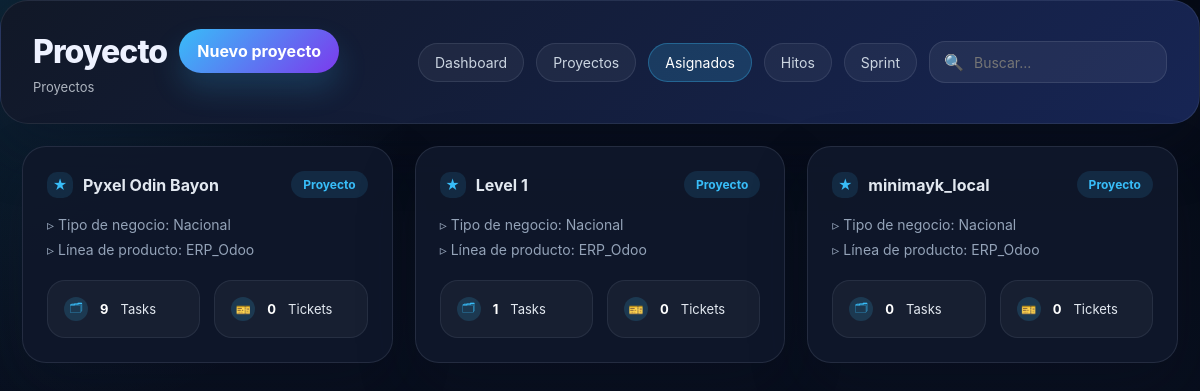
The app's page /app/project?filter=assigned (signed in) with its own data.
### tables this page shows
CREATE TABLE projects (
        id INTEGER PRIMARY KEY,
        name TEXT NOT NULL,
        owner_email TEXT,
        assigned_emails TEXT,
        tasks_count INTEGER DEFAULT 0,
        tickets_count INTEGER DEFAULT 0
    );

### app.py (the view, shortened to what this page needs)
@app.route('/app/<name>')
def open_app(name):
    if 'user' not in session:
        return redirect(url_for('login'))
    if name == 'project':
        filter_by = request.args.get('filter', 'all')
        user_email = session.get('user')
        conn = sqlite3.connect(DB_PATH)
        cur = conn.cursor()
        if filter_by == 'assigned':
            cur.execute("SELECT id, name, owner_email, assigned_emails, tasks_count, tickets_count FROM projects WHERE assigned_emails LIKE ? OR owner_email = ?",('%' + user_email + '%', user_email))
        elif filter_by == 'hitos':
            cur.execute("SELECT DISTINCT p.id, p.name, p.owner_email, p.assigned_emails, p.tasks_count, p.tickets_count FROM projects p JOIN tasks t ON t.project_id = p.id WHERE t.milestone != ''")
        elif filter_by == 'sprint':
            cur.execute("SELECT DISTINCT p.id, p.name, p.owner_email, p.assigned_emails, p.tasks_count, p.tickets_count FROM projects p JOIN tasks t ON t.project_id = p.id WHERE t.sprint != ''")
        else:
            cur.execute('SELECT id, name, owner_email, assigned_emails, tasks_count, tickets_count FROM projects')
        projects = [dict(id=r[0], name=r[1], owner=r[2], assigned=r[3], tasks=r[4], tickets=r[5]) for r in cur.fetchall()]
        conn.close()
        return render_template('project_list.html', projects=projects, filter_by=filter_by)

### templates/project_list.html (shortened to what this page needs)
<!doctype html>
<html lang="es">
  <head>
    <link rel="stylesheet" href="/static/css/odoo_login.css">
  </head>
  <body>
    <div class="page-header">
      <div>
        <div style="display:flex;align-items:center;gap:12px;">
          <div class="page-title">Proyecto</div>
          <a href="{{ url_for('create_project') }}" class="btn-create">Nuevo proyecto</a>
        </div>
        <div class="page-breadcrumb">Proyectos</div>
      </div>
      <div class="page-actions">
        <a class="action-pill" href="/dashboard">Dashboard</a>
        <a class="action-pill{% if filter_by == 'all' %} active{% endif %}" href="/app/project?filter=all">Proyectos</a>
        <a class="action-pill{% if filter_by == 'assigned' %} active{% endif %}" href="/app/project?filter=assigned">Asignados</a>
        <a class="action-pill{% if filter_by == 'hitos' %} active{% endif %}" href="/app/project?filter=hitos">Hitos</a>
        <a class="action-pill{% if filter_by == 'sprint' %} active{% endif %}" href="/app/project?filter=sprint">Sprint</a>
        <div class="search-box">
          <span style="margin-right:8px;">🔍</span>
          <input type="search" placeholder="Buscar..." />
        </div>
      </div>
    </div>
    <div class="projects-grid">
      {% for p in projects %}
      <a href="/project/{{ p.id }}" class="proj-card">
        <div class="proj-header">
          <div class="proj-label"><span>★</span>{{ p.name }}</div>
          <div class="project-header-actions"><span class="project-tag">Proyecto</span></div>
        </div>
        <div class="proj-meta"><span>▹</span> Tipo de negocio: Nacional<br/><span>▹</span> Línea de producto: ERP_Odoo</div>
        <div class="proj-booster">
          <div class="proj-stat"><span class="icon">🗂</span><strong>{{ p.tasks }}</strong> Tasks</div>
          <div class="proj-stat"><span class="icon">🎫</span><strong>{{ p.tickets }}</strong> Tickets</div>
        </div>
      </a>
      {% endfor %}
    </div>
  </body>
</html>

### static/css/odoo_login.css (style rules this page uses)
:root { --bg:#060b18; --surface:#111827; --surface-soft:#16213e; --surface-softest:#1f2a49; --text:#f8fafc; --text-muted:#94a3b8; --accent:#7c3aed; --accent-soft:#60a5fa; --border:rgba(148,163,184,0.18); --card:#111827; --shadow:0 32px 90px rgba(0,0,0,0.35); }
* { box-sizing:border-box }
body { font-family:Inter, system-ui, -apple-system, BlinkMacSystemFont, 'Segoe UI', sans-serif;min-height:100vh;margin:0;background:radial-gradient(circle at top left, rgba(56,189,248,0.14), transparent 30%),radial-gradient(circle at bottom right, rgba(124,58,237,0.16), transparent 28%),linear-gradient(180deg,#050a14,#0b1226);color:var(--text) }
button, input, select, textarea { font:inherit }
a { color:inherit;text-decoration:none }
.page-actions { display:flex;align-items:center;gap:12px;flex-wrap:wrap }

### templates/project_list.html (style rules this page uses)
.page-header { background:linear-gradient(135deg,#111827,#172554);color:#eef2ff;padding:28px 32px;border-radius:28px;display:flex;align-items:center;justify-content:space-between;gap:16px;box-shadow:0 24px 60px rgba(15,23,42,0.32);border:1px solid rgba(148,163,184,0.14) }
.page-title { font-size:2rem;font-weight:800;letter-spacing:-.03em;margin:0 }
.page-breadcrumb { font-size:13px;color:rgba(226,232,240,0.75);margin-top:6px }
.page-actions { display:flex;align-items:center;flex-wrap:wrap;gap:12px }
.action-pill { background:rgba(255,255,255,0.05);border:1px solid rgba(148,163,184,0.16);border-radius:999px;padding:10px 16px;color:#cbd5e1;font-size:14px;text-decoration:none;transition:all .18s ease }
.action-pill.active { background:rgba(56,189,248,0.18);border-color:rgba(56,189,248,0.32);color:#fff }
.search-box { display:flex;align-items:center;background:rgba(255,255,255,0.06);border:1px solid rgba(148,163,184,0.18);border-radius:16px;padding:10px 14px;color:#cbd5e1 }
.search-box input { border:none;outline:none;width:180px;font-size:14px;background:transparent;color:#eef2ff }
.btn-create { background:linear-gradient(135deg,#38bdf8,#7c3aed);color:#fff;padding:12px 18px;border-radius:999px;text-decoration:none;font-weight:700;border:none;box-shadow:0 16px 30px rgba(56,189,248,0.18) }
.projects-grid { display:grid;grid-template-columns:repeat(auto-fit,minmax(280px,1fr));gap:22px;padding:22px }
.proj-card { background:rgba(15,23,42,0.96);border:1px solid rgba(148,163,184,0.16);padding:24px;border-radius:24px;box-shadow:0 24px 60px rgba(15,23,42,0.22);transition:transform .2s ease,box-shadow .2s ease;overflow:hidden }
.proj-header { font-weight:700;color:#f8fafc;margin-bottom:14px;display:flex;align-items:center;justify-content:space-between }
.proj-label { display:flex;align-items:center;gap:10px;font-size:1rem;color:#e2e8f0 }
.proj-label span { display:inline-flex;width:26px;height:26px;align-items:center;justify-content:center;border-radius:10px;background:rgba(56,189,248,0.12);color:#38bdf8;font-size:14px }
.proj-meta { color:#94a3b8;font-size:14px;line-height:1.8;margin-bottom:18px }
.proj-booster { display:grid;grid-template-columns:repeat(2,minmax(0,1fr));gap:14px;margin-top:18px }
.proj-stat { display:flex;align-items:center;gap:12px;padding:16px;border-radius:18px;background:rgba(255,255,255,0.04);border:1px solid rgba(148,163,184,0.12);font-size:13px;color:#e2e8f0 }
.proj-stat span.icon { display:inline-flex;width:24px;height:24px;align-items:center;justify-content:center;border-radius:12px;background:rgba(56,189,248,0.16);color:#38bdf8;font-size:12px }
.proj-stat strong { color:#fff }
.projects-grid a { color:inherit;text-decoration:none }
.project-header-actions { display:flex;gap:8px;align-items:center }
.project-tag { font-size:12px;padding:6px 12px;border-radius:999px;background:rgba(56,189,248,0.12);color:#38bdf8 }

### records on screen
projects: name "Pyxel Odin Bayon", tasks "9", tickets "0"
projects: name "Level 1", tasks "1", tickets "0"
projects: name "minimayk_local", tasks "0", tickets "0"
